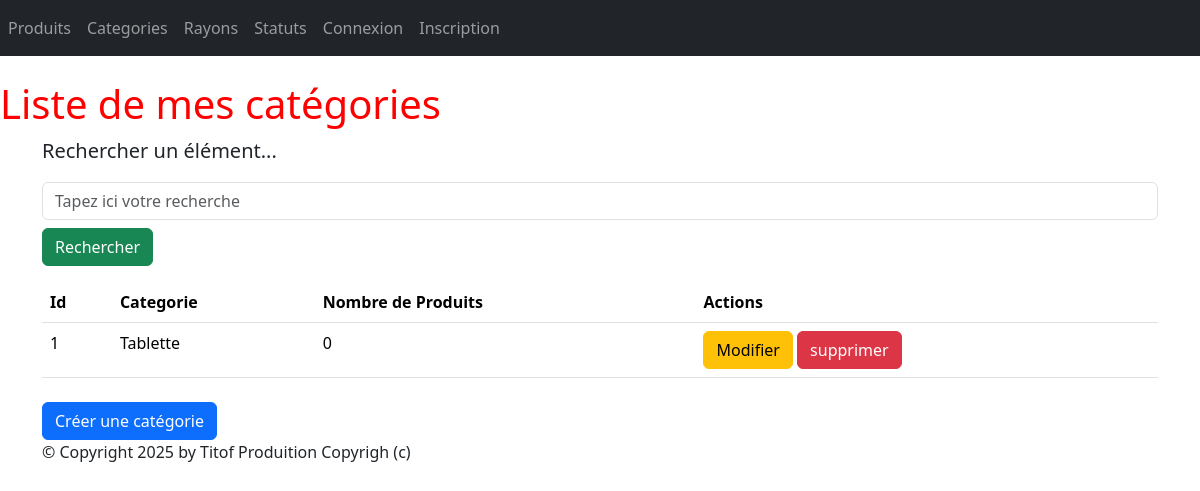
Before: /monApp/categories/ with the older database file.
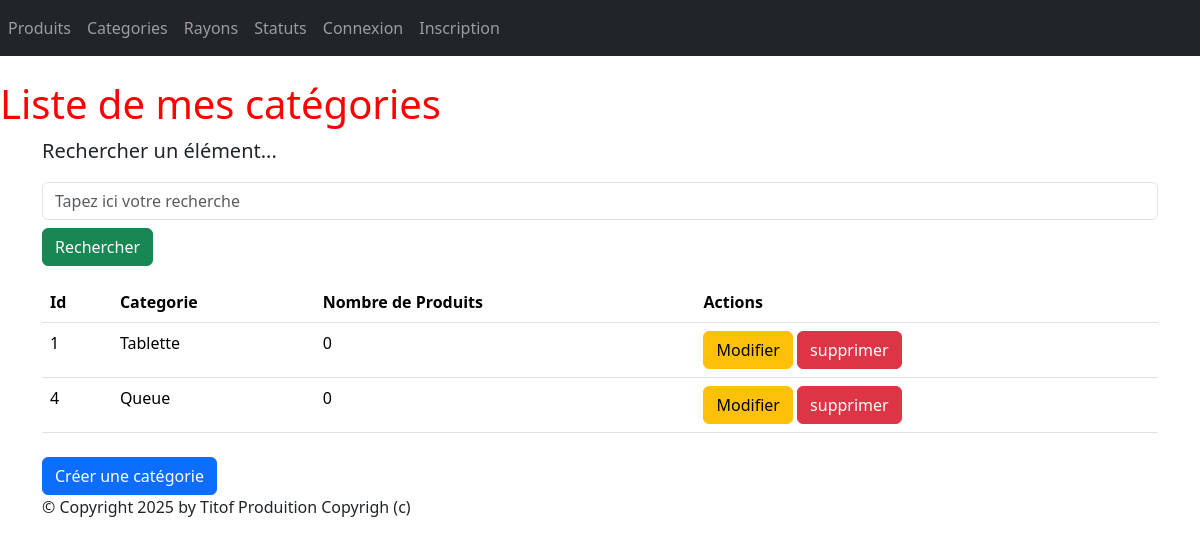
After: the same page with the newer database file.
### monApp/models.py (models this page shows, shortened)
class Categorie(models.Model):
    idCat = models.AutoField(primary_key=True)
    nomCat = models.CharField(max_length=100)

### monApp/views.py (the view)
# urls.py: path("categories/", views.CategorieListView.as_view(), name="lst_categories"),
class CategorieListView(ListView):
    model = Categorie
    template_name = "monApp/Read/list/categories.html"
    context_object_name = "categories"
    def get_queryset(self):
        query = self.request.GET.get('search')
        if query:
            return Categorie.objects.filter(nomCat__icontains=query).annotate(nb_produits=Count('produits_categorie'))
        return Categorie.objects.annotate(nb_produits=Count('produits_categorie'))
    def get_context_data(self, **kwargs):
        context = super(CategorieListView, self).get_context_data(**kwargs)
        context['titremenu'] = "Liste de mes catégories"
        return context

### monApp/templates/monApp/Read/list/categories.html
{% extends 'monApp/base.html' %}
{% block menu %}
<h1>{{titremenu}}</h1>
{% endblock %}
{% block contenu %}
<p class="lead mb-3 ml-0">Rechercher un élément...</p>
<form method="GET" action="" class="mb-3">
<input class="form-control" type="text" name="search" placeholder="Tapez ici votre recherche"
value="{{ request.GET.search }}">
<button type="submit" class="btn btn-success mt-2">Rechercher</button>
</form>
<table class="table">
    <thead>
        <th>Id</th>
        <th>Categorie</th>
        <th>Nombre de Produits</th>
        <th>Actions</th>
    </thead>
    <tbody>
        {% for categorie in categories %}
        <tr>
            <td onclick="window.location.href='{% url 'dtl_categorie' categorie.idCat %}';" style="cursor:pointer;">{{ categorie.idCat }} </td>
            <td onclick="window.location.href='{% url 'dtl_categorie' categorie.idCat %}';" style="cursor:pointer;">{{ categorie.nomCat }} </td>
            <td onclick="window.location.href='{% url 'dtl_categorie' categorie.idCat %}';" style="cursor:pointer;">{{ categorie.nb_produits }} </td>
            <td>
                <button onclick="window.location.href='{% url 'categorie_chng' categorie.idCat %}';" class="btn btn-warning">Modifier</button>
                <button onclick="window.location.href='{% url 'dlt_categorie' categorie.idCat %}';" class="btn btn-danger">supprimer</button>
            </td>
        </tr>
        {% endfor %}
    </tbody>
</table>
<button onclick="window.location.href='{% url 'crt_categorie' %}';" class="btn btn-primary mt-2">Créer une catégorie</button>
{% endblock %}

Changed rows visible on the page:
added Categorie: idCat "4", nomCat "Queue", nb_produits "0"
